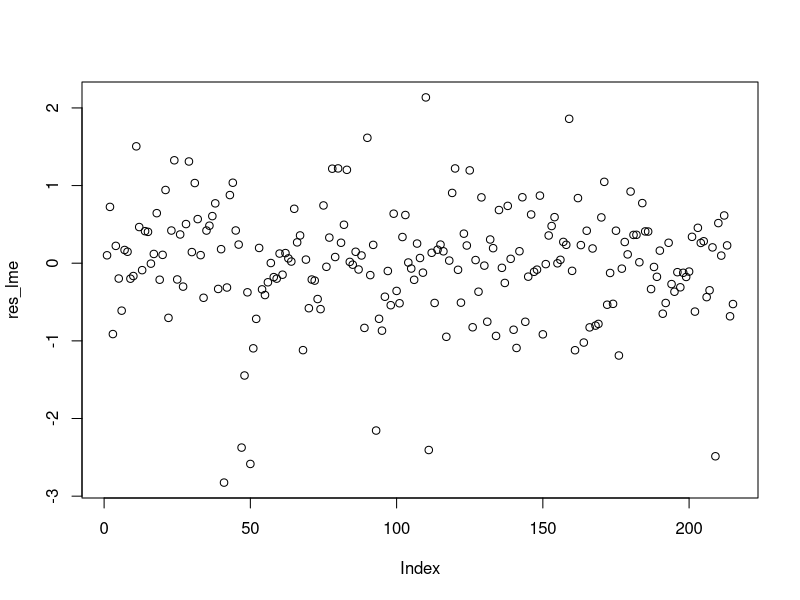
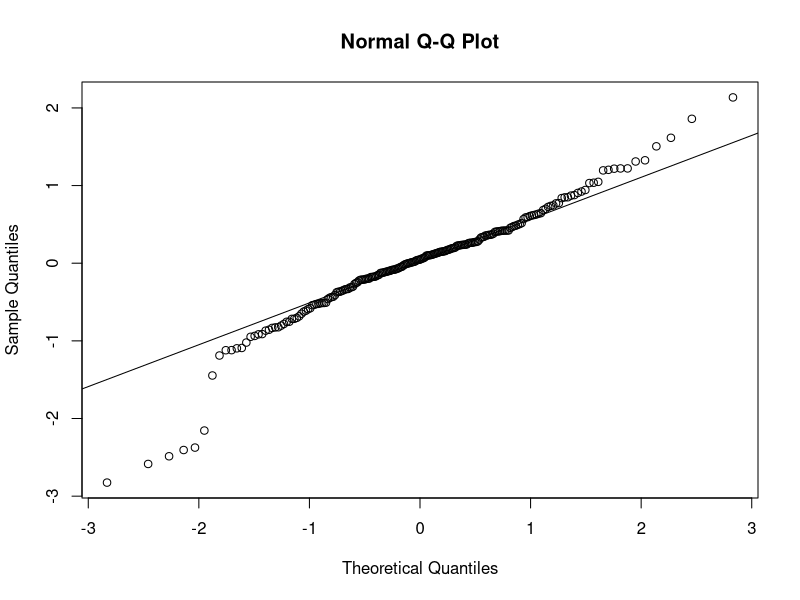
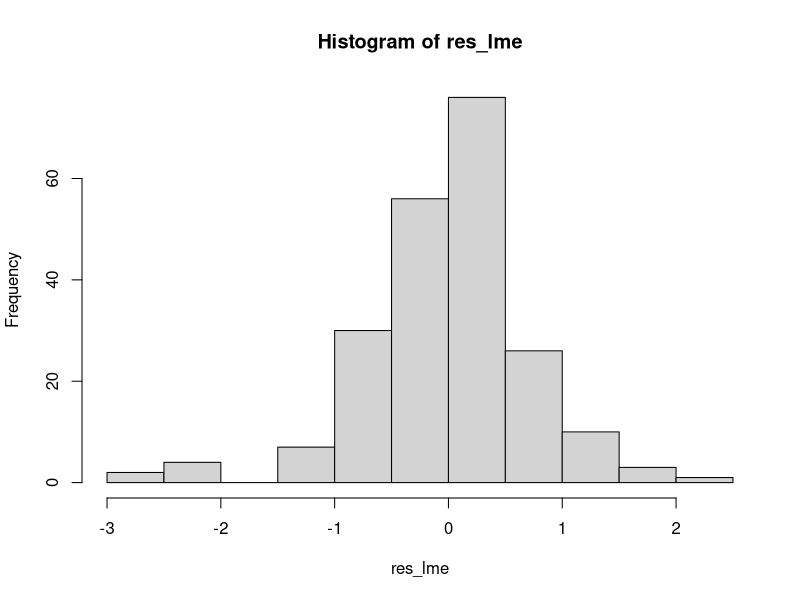
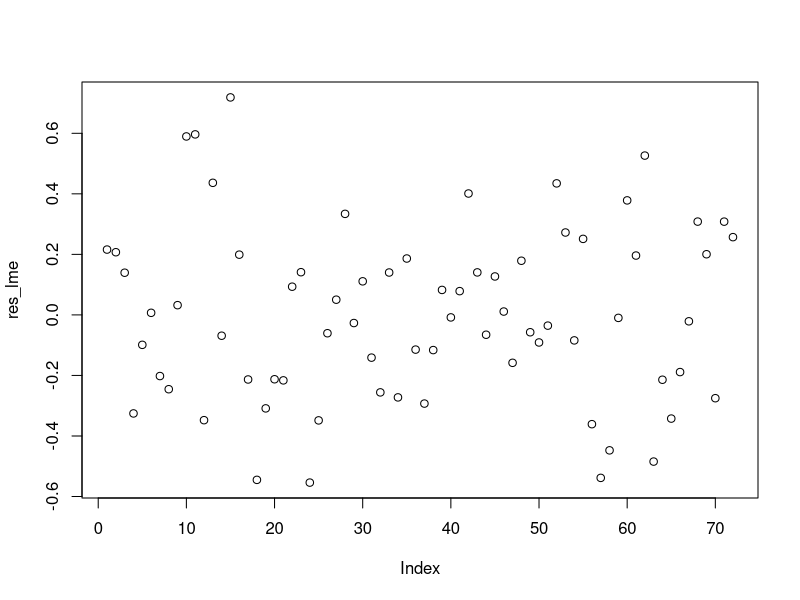
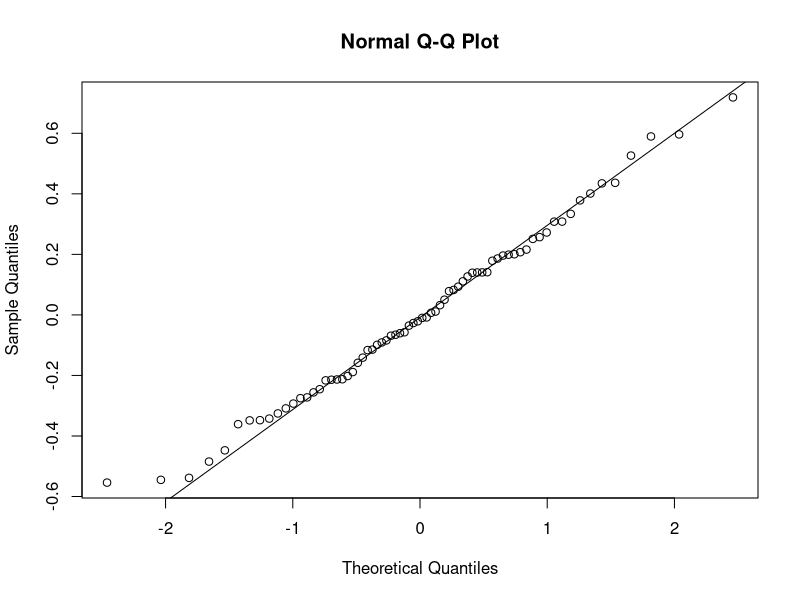
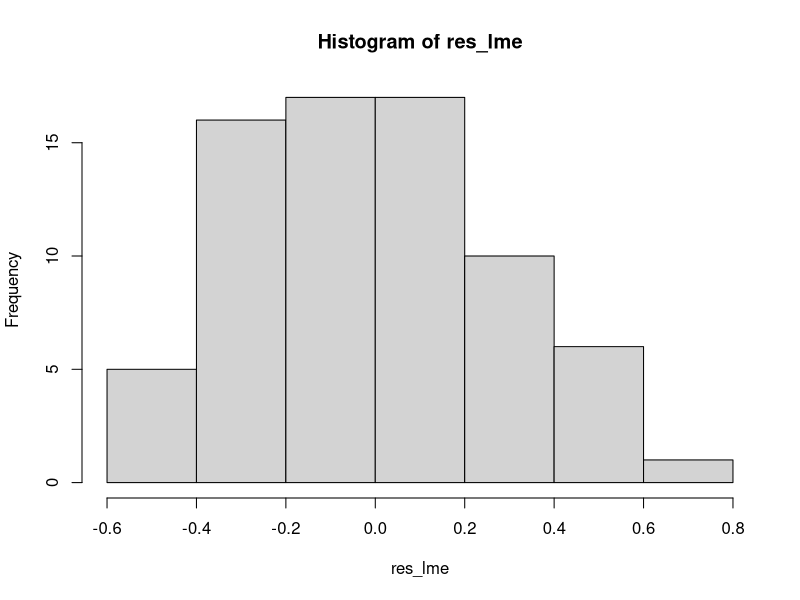
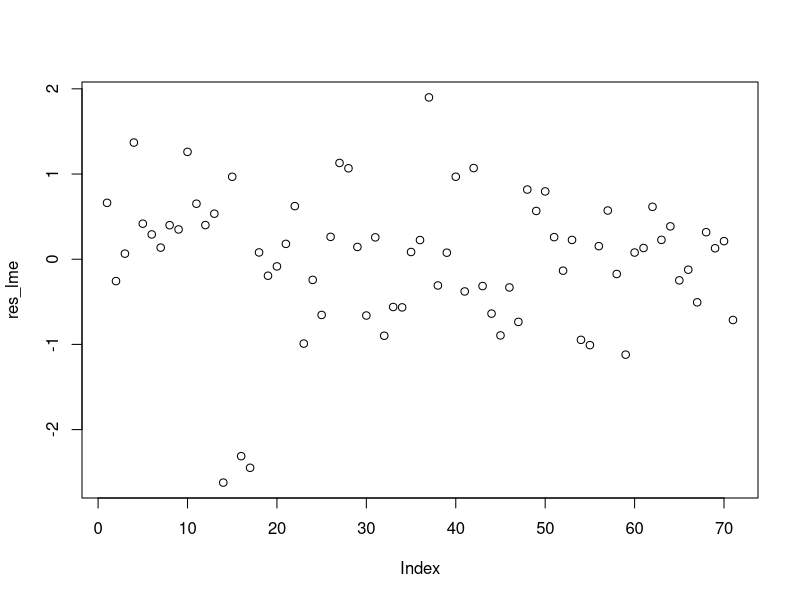
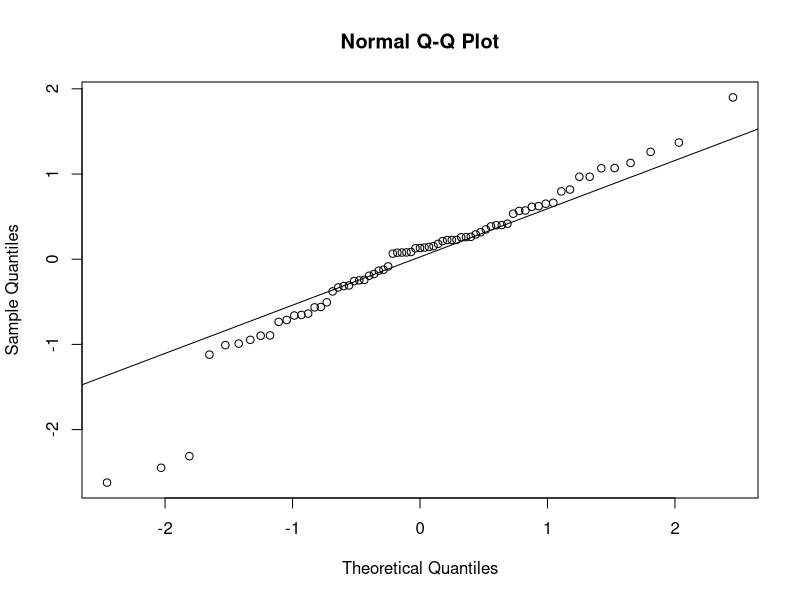

Write the R code that produced these figures, in order.
################### Density  ###################
################################################

#------------------------------------------------------- 
# This script is used to analyze community density data  

# 1) Full model
# 2) Macroinvertebrate
# 3) Zooplankton
# 4) Phytoplankton

#------------------------------------------------------- 
# Packages and data

# Packages
library(plyr)
library(car)
library(lmerTest)
library(ggplot2)

# Data
df_taxa<-read.table(file="df_taxa.csv",header=T,sep=";",dec=".")

# Rename
df_taxa$compartment <- factor(df_taxa$compartment, levels = c("inv", "zoo", "phyto"), 
                             labels = c("Invertebrate", "Zooplankton", "Phytoplankton"))

# Mesocosm_ID as character
df_taxa$mesocosm_ID<-as.character(df_taxa$mesocosm_ID)
# Mesocosm metadata
m<-aggregate(data=df_taxa, cbind(fish,warming) ~ mesocosm_ID + date + tmean15, unique)


# Density
d.full<-ddply(df_taxa, .(date,mesocosm_ID,fish,warming,compartment), summarise,
              N_l = sum(N_l),
              log.N_l = log(sum(N_l)),
              tmean15 = unique(tmean15))

d.full[d.full$compartment=="Invertebrate",]$log.N_l<-d.full[d.full$compartment=="Invertebrate",]$log.N_l-mean(d.full[d.full$compartment=="Invertebrate",]$log.N_l)
d.full[d.full$compartment=="Zooplankton",]$log.N_l<-d.full[d.full$compartment=="Zooplankton",]$log.N_l-mean(d.full[d.full$compartment=="Zooplankton",]$log.N_l)
d.full[d.full$compartment=="Phytoplankton",]$log.N_l<-d.full[d.full$compartment=="Phytoplankton",]$log.N_l-mean(d.full[d.full$compartment=="Phytoplankton",]$log.N_l)


#------------------------------------------------------- 
# Full model

# Quadratic model 
mod<-lmer(log(N_l)~(tmean15+I(tmean15^2))*fish*warming*compartment+(1|date)+(1|mesocosm_ID),data=d.full,REML=F,
          control = lmerControl(optimizer ="Nelder_Mead"))
summary(mod)
# Stepwise backward regression
step_res <- step(mod,alpha.random = 1)
final <- get_model(step_res)
Anova(final)
summary(final)
res_lme=residuals(final)
plot(res_lme)
qqnorm(res_lme,label=TRUE)
qqline(res_lme)
hist(res_lme)


#------------------------------------------------------- 
# Macroinvertebrate compartment

Invertebrate<-d.full[d.full$compartment=="Invertebrate",]

# Quadratic model 
mod<-lmer(log(N_l)~(tmean15+I(tmean15^2))*warming+(1|date)+(1|mesocosm_ID),data=Invertebrate,REML=F,
          control = lmerControl(optimizer ="Nelder_Mead"))
summary(mod)
# Stepwise backward regression
step_res <- step(mod,alpha.random = 1)
final.inv <- get_model(step_res)
Anova(final.inv)
summary(final.inv)
res_lme=residuals(final.inv)
plot(res_lme)
qqnorm(res_lme,label=TRUE)
qqline(res_lme)
hist(res_lme)


#------------------------------------------------------- 
# Zooplankton compartment

Zooplankton<-d.full[d.full$compartment=="Zooplankton",]

# Quadratic model
mod<-lmer(log(N_l)~(tmean15+I(tmean15^2))*warming+(1|date)+(1|mesocosm_ID),data=Zooplankton,REML=F,
          control = lmerControl(optimizer ="Nelder_Mead"))
Anova(mod)
# Stepwise backward regression
step_res <- step(mod,alpha.random = 1)
final.zoo <- get_model(step_res)
Anova(final.zoo)
final.zoo<-lmer(log(N_l)~tmean15+I(tmean15^2)+warming+tmean15:warming+(1|date)+(1|mesocosm_ID),data=Zooplankton,REML=F,
          control = lmerControl(optimizer ="Nelder_Mead"))
Anova(final.zoo)
summary(final.zoo)
res_lme=residuals(final.zoo)
plot(res_lme)
qqnorm(res_lme,label=TRUE)
qqline(res_lme)
hist(res_lme)



#------------------------------------------------------- 
# Phytoplankton compartment

Phytoplankton<-d.full[d.full$compartment=="Phytoplankton",]

# Quadratic model
mod<-lmer(log(N_l)~(tmean15+I(tmean15^2))*warming+(1|date)+(1|mesocosm_ID),data=Phytoplankton,REML=F,
          control = lmerControl(optimizer ="Nelder_Mead"))
Anova(mod)
summary(mod)
# Stepwise backward regression
step_res <- step(mod,alpha.random = 1)
final.phyto <- get_model(step_res)
Anova(final.phyto)
summary(final.phyto)
res_lme=residuals(final.phyto)
plot(res_lme)
qqnorm(res_lme,label=TRUE)
qqline(res_lme)
hist(res_lme)

# Mean and CI for plot
df_plot<-ddply(d.full, .(compartment,date,warming), summarise,
               m.N_l            = mean(log(N_l),na.rm=T),
               CI.N_l           = 1.96*sd(log(N_l), na.rm=TRUE)/sqrt(length(na.omit(log(N_l)))),
               tmean15            = mean(tmean15))

# Predict from final models
d.pred<-d.full
d.pred$pred<-NA
d.pred[d.pred$compartment=="Invertebrate",]$pred<-predict(final.inv,newdata=d.pred[d.pred$compartment=="Invertebrate",])
d.pred[d.pred$compartment=="Zooplankton",]$pred<-predict(final.zoo,newdata=d.pred[d.pred$compartment=="Zooplankton",])
d.pred[d.pred$compartment=="Phytoplankton",]$pred<-predict(final.phyto,newdata=d.pred[d.pred$compartment=="Phytoplankton",])


# Plot predict quadratic model
ggplot(d.pred,aes(x=tmean15,y=log(N_l),color=warming))+
  geom_jitter(width = 0.15,shape=1)+
  geom_pointrange(data=df_plot,aes(y=m.N_l,ymin=m.N_l-CI.N_l,ymax=m.N_l+CI.N_l))+
  theme_classic()+
  stat_smooth(data=d.pred[-which(d.pred$compartment=="Phytoplankton" & d.pred$warming=="NW"),],aes(x=tmean15,y=pred),method = lm, formula = y ~ poly(x, 2, raw = TRUE),se=F)+
  facet_wrap(~compartment,scales="free")+
  labs(y=expression(Log~(density~(N.L^-1))),x=bquote(paste(italic(T[15])," (\u00B0C)")),fill="Temperature")+
  theme(legend.position = "none")+
  scale_color_manual(values = c("black","red"))+
  theme(axis.text = element_text(size=11,color="black"),
        axis.title = element_text(size=12,color="black"),
        legend.title = element_text(size=12,color="black"),
        legend.text = element_text(size=11,color="black"),
        strip.text.x = element_text(size=10, color="black",
                                    face="bold"),
        legend.position="none")
